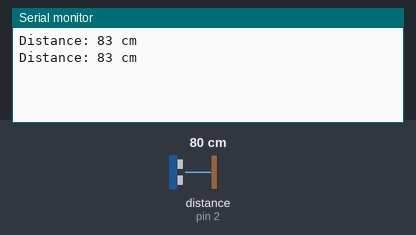
Simulated run of this sketch. Board: Arduino Uno, built with avr-gcc and run on an emulated ATmega328P. Shown: the last lines printed to the serial monitor. Wiring (inferred from the names in the program): ultrasonic range finder: trigger pin 3; echo pin 2. The inputs (shaded band) are chosen by the test bench; at power-on: distance to the obstacle (sensor on pin 2) 80 cm. The echo pulse lasts 58.3 µs per cm.

Above: at 1.8 s.
1.9 s: distance to the obstacle (sensor on pin 2) set to 2 cm
At 2.8 s:
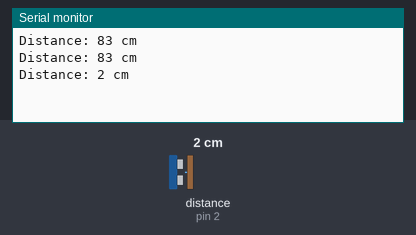
3.4 s: distance to the obstacle (sensor on pin 2) set to 4 cm
At 4.6 s:
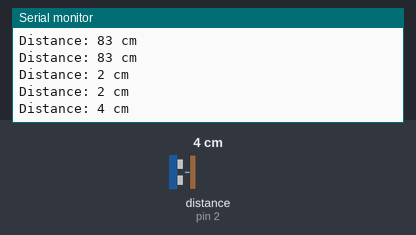
Timing chart, 0 to 6.4 s (numbered marks = the images above; inputs shaded):
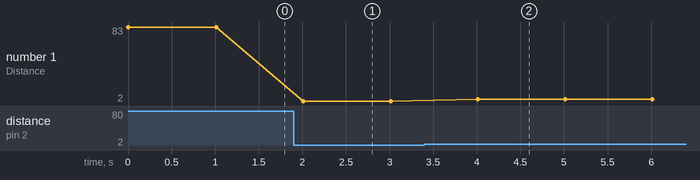

Measured:
- after the input at 1.9 s, the serial monitor: prints a new line after 0.11 s (image 1)
- after the input at 3.4 s, the serial monitor: prints a new line after 0.61 s (image 2)
- plotted number 1: 83 → 2 after the input at 1.9 s, 2 → 4 after the input at 3.4 s

The sketch:

proyeksungaitanpakoneksi.ino
```cpp
//#include <SoftwareSerial.h>
//SoftwareSerial mySerial(7, 8);
//float latitude = -7.0599;
//float longitude = 109.4259;
//int d = 500;

//#define trig_pin     3   // pin TRIG to D1
//#define echo_pin     2   // pin ECHO to D2

#define trig_pin     3   // pin TRIG to D1
#define echo_pin     2   // pin ECHO to D2

// defines variables
float duration;
float distance;
float next;
float value;
float ema = 0.2;

void setup()
{
  pinMode(trig_pin, OUTPUT);
  pinMode(echo_pin, INPUT);
  Serial.begin(9600);
//  mySerial.begin(9600);
}

float  getDistance() {
  digitalWrite(trig_pin, LOW);
  delayMicroseconds(2);
  digitalWrite(trig_pin, HIGH);
  delayMicroseconds(10);
  digitalWrite(trig_pin, LOW);
  duration = pulseIn(echo_pin, HIGH);
  //  distance = (duration / 2) / 29.1;
  distance = (duration / 2) / 28.1;
  return distance;
}

void loop() {
  next = getDistance();
//  value = (ema * next) + ((1 - ema) * value);
  Serial.print("Distance: ");
  Serial.print(next, 0);
  Serial.println(" cm");
//  sendingdata();
  delay(1000);
}

//void sendingdata()
//{
//  mySerial.println("AT");
//  ShowSerialData();
//  delay(d);
//
//  mySerial.println("AT+SAPBR=3,1,\"CONTYPE\",\"GPRS\"");
//  ShowSerialData();
//  delay(d);
//
//  mySerial.println("AT+SAPBR=3,1,\"APN\",\"\"");
//  ShowSerialData();
//  delay(d);
//
//  mySerial.println("AT+SAPBR=1,1");
//  ShowSerialData();
//  delay(d);
//
//  mySerial.println("AT+SAPProBR=2,1");
//  ShowSerialData();
//  delay(d);
//
//  mySerial.println("AT+HTTPINIT");
//  ShowSerialData();
//  delay(d);
//
//  mySerial.println("AT+HTTPPARA=\"CID\",1");
//  ShowSerialData();
//  delay(d);
//  ShowSerialData();
//
//  String str = "AT+HTTPPARA=\"URL\",\"api.mapid.io/api/update?key=a96e7b31dc53765cd671653cbc34a38d&var1=" + String(latitude)
//               + "&var2=" + String(longitude)
//               + "&var3=" + String(value) + "\"";
//
//  mySerial.println(str);
//  ShowSerialData();
//  delay(d);
//
//  mySerial.println("AT+HTTPSSL=1");
//  ShowSerialData();
//  delay(d);
//
//  mySerial.println("AT+HTTPACTION=0");
//  ShowSerialData();
//  delay(d);
//}
//
//void ShowSerialData()
//{
//  while (mySerial.available() != 0)
//    Serial.write(mySerial.read());
//}
```
